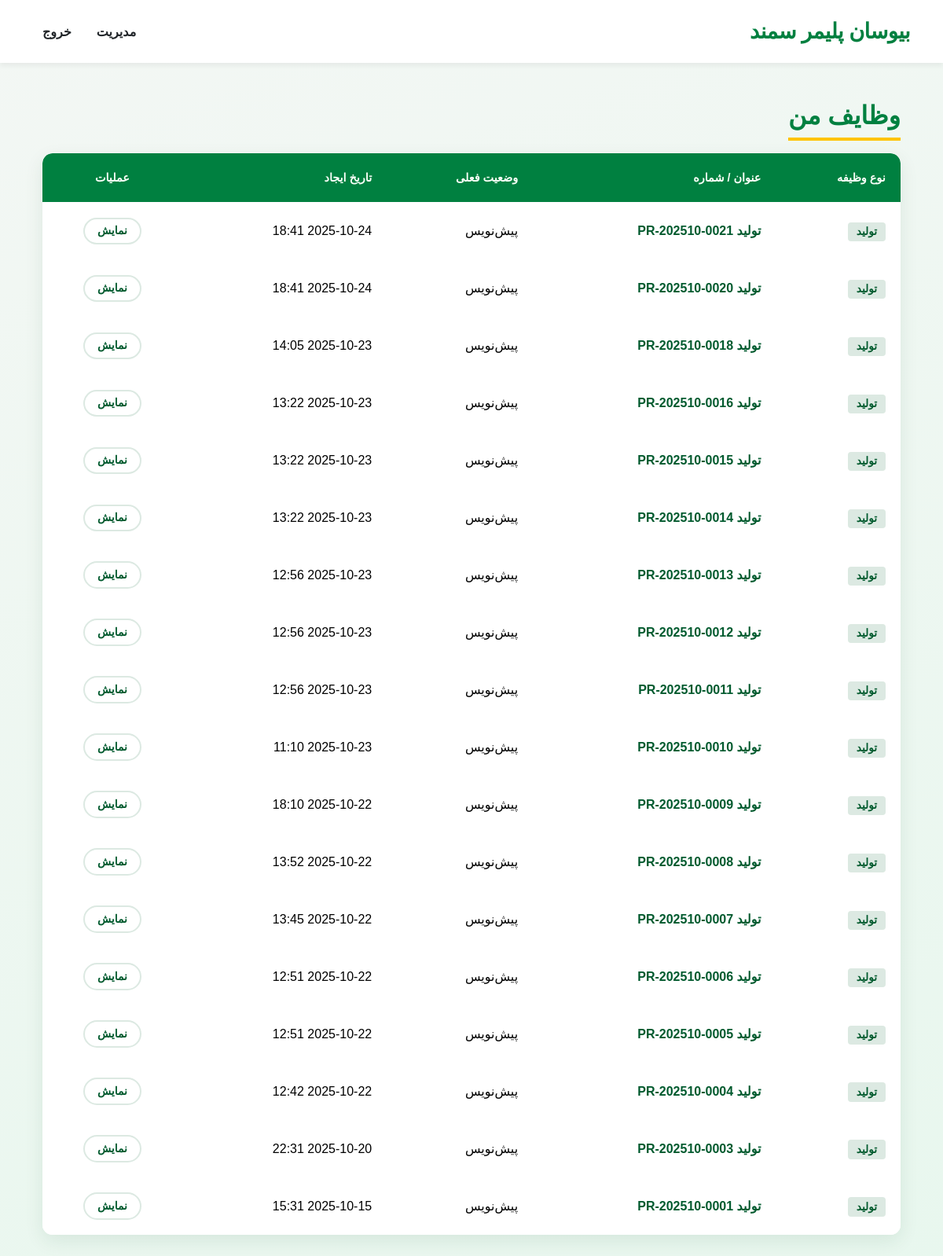
The app's page /my-tasks/ (signed in) with its own data.
### planning/models.py (models this page shows, shortened)
class ProductionRequest(models.Model):
    created_by = models.ForeignKey(User, on_delete=models.PROTECT, related_name="prodreq_created")
    created_at = models.DateTimeField(auto_now_add=True)
    status = models.CharField(max_length=32, choices=ProductionStatus.choices, default=ProductionStatus.DRAFT)
    request_date = models.DateField(auto_now_add=True)
    request_number = models.CharField(max_length=20, unique=True, editable=False)
    planning_signed_by = models.ForeignKey(User, null=True, blank=True, on_delete=models.SET_NULL, related_name="prodreq_planning_signed")
    planning_signed_at = models.DateTimeField(null=True, blank=True)
    factory_signed_by  = models.ForeignKey(User, null=True, blank=True, on_delete=models.SET_NULL, related_name="prodreq_factory_signed")
    factory_signed_at  = models.DateTimeField(null=True, blank=True)
    canceled_by = models.ForeignKey(User, null=True, blank=True, on_delete=models.SET_NULL, related_name="prodreq_canceled")
    canceled_at = models.DateTimeField(null=True, blank=True)
    cancel_reason = models.TextField(blank=True)
    class Meta:
        ordering = ["-created_at"]

### core/views.py (the view, shortened to what this page needs)
# urls.py: path('my-tasks/', views.MyTasksView.as_view(), name='my_all_tasks'),
class MyTasksView(LoginRequiredMixin, ListView):
    template_name = 'core/my_all_tasks.html'
    context_object_name = 'tasks'
    paginate_by = 20
    def get_queryset(self):
        user = self.request.user
        if not hasattr(user, 'profile'):
            return []
        role = user.profile.user_type
        all_tasks = []
        sales_q = Q()
        if role == 'sales_manager':
            sales_q |= Q(status=OrderStatus.DRAFT)
        elif role == 'finance_manager':
            sales_q |= Q(status=OrderStatus.SALES_APPROVED)
        elif role == 'management':
            sales_q |= Q(status=OrderStatus.FINANCE_APPROVED)
        overtime_q = Q()
        if role == 'administrative_officer':
            overtime_q |= Q(status=OvertimeStatus.ADMIN_PENDING)
        elif role == 'factory_manager':
            overtime_q |= Q(status=OvertimeStatus.FACTORY_PENDING)
        elif role == 'management':
            overtime_q |= Q(status=OvertimeStatus.MANAGEMENT_PENDING)
        production_q = Q()
        if role == 'factory_planner':
            production_q |= Q(status=ProductionStatus.DRAFT)
        elif role == 'factory_manager':
            production_q |= Q(status=ProductionStatus.PLANNING_SIGNED)
        elif role == 'management':
            pass
        if production_q:
            production_tasks = ProductionRequest.objects.filter(production_q)
            for task in production_tasks:
                try:
                    all_tasks.append({
                        'type': 'production',
                        'type_display': 'تولید',
                        'title': f"تولید {task.request_number}",
                        'status': task.get_status_display(),
                        'date': task.created_at,
                        'url': reverse('planning:prodreq_detail', args=[task.pk])
                    })
                except NoReverseMatch:
                    pass
        general_q = Q()
        if role == 'factory_manager':
            general_q |= Q(status=RequestStatus.CREATOR_APPROVED)
        elif role == 'management':
            general_q |= Q(status=RequestStatus.FACTORY_APPROVED)
        filter_type = self.request.GET.get('type')
        if filter_type:
            all_tasks = [task for task in all_tasks if task['type'] == filter_type]
        all_tasks.sort(key=lambda x: x['date'], reverse=True)
        return all_tasks
    def get_context_data(self, **kwargs):
        context = super().get_context_data(**kwargs)
        context['current_filter'] = self.request.GET.get('type', '')
        user = self.request.user
        role = getattr(getattr(user, "profile", None), "user_type", None) # Safe access
        available_filters = {}
        if role in ['sales_manager', 'finance_manager', 'management']:
            available_filters['sales'] = 'فروش'
        if role in ['factory_planner', 'factory_manager', 'management']: # Added management here if needed
            available_filters['production'] = 'تولید'
        if role in ['administrative_officer', 'factory_manager', 'management']:
            available_filters['overtime'] = 'اضافه‌کاری'
        if role in ['factory_manager', 'management']:
            available_filters['general'] = 'درخواست عمومی'
        context['available_filters'] = available_filters
        return context

### core/templates/core/my_all_tasks.html (shortened to what this page needs)
{% extends "base.html" %}
{% load static %}
{% block content %}
<link rel="stylesheet" href="{% static 'css/list_styles.css' %}">
<div class="container" dir="rtl">
    <div class="d-flex justify-content-between align-items-center mb-3">
        <h2 class="m-0">وظایف من</h2>
    </div>
    <div class="table-responsive">
        <table class="table table-hover align-middle">
            <thead class="table-light">
                <tr>
                    <th>نوع وظیفه</th>
                    <th>عنوان / شماره</th>
                    <th>وضعیت فعلی</th>
                    <th>تاریخ ایجاد</th>
                    <th class="text-center">عملیات</th>
                </tr>
            </thead>
            <tbody>
                {% for task in tasks %}
                <tr>
                    <td>
                        <span class="badge">{{ task.type_display }}</span>
                    </td>
                    <td>{{ task.title }}</td>
                    <td>{{ task.status }}</td>
                    <td>{{ task.date|date:"Y-m-d H:i" }}</td>
                    <td class="text-center">
                        <a href="{{ task.url }}" class="btn btn-outline-secondary btn-sm">
                            نمایش
                        </a>
                    </td>
                </tr>
                {% empty %}
                <tr>
                    <td colspan="5" class="text-center text-muted">شما هیچ وظیفه‌ی فعالی ندارید.</td>
                </tr>
                {% endfor %}
            </tbody>
        </table>
    </div>
</div>
{% endblock %}

### static/css/main.css (style rules this page uses)
:root { --bsp-primary-color: #008040; --bsp-accent-color: #008040; --bsp-secondary-color: #005a2e; --bsp-background-light: #F8F9FA; --bsp-surface-white: #FFFFFF; --bsp-text-dark: #212529; --bsp-yellow-accent: #FFC300; --color-bg-light: #f3f7f4; }
body { background: linear-gradient(160deg, var(--color-bg-light), #e8f7ee); font-family: 'Vazirmatn', sans-serif; background-color: var(--bsp-background-light); color: var(--bsp-text-dark); line-height: 1.7; }

### static/css/list_styles.css (style rules this page uses)
:root { --color-primary: #008040; --color-primary-dark: #005a2e; --color-accent: #FFC300; --color-bg-light: #f3f7f4; --color-surface: #ffffff; --color-text: #1a3323; --color-text-light: #f9fff8; --color-border-soft: #dce9e2; --shadow-base: 0 8px 25px rgba(0, 80, 40, 0.09); --radius: 0.8rem; --transition-speed: 0.2s; }
body { background: linear-gradient(160deg, var(--color-bg-light), #e8f7ee); }
.container[dir="rtl"] h2 { color: var(--color-primary); font-weight: 800; border-bottom: 4px solid var(--color-accent); padding-bottom: 0.5rem; display: inline-block; }
.table-responsive { border-radius: var(--radius); box-shadow: var(--shadow-base); overflow: hidden; }
.table { background: var(--color-surface); margin-bottom: 0; border-collapse: collapse; }
.table thead.table-light th { background: var(--color-primary); color: var(--color-text-light); font-weight: 700; font-size: 0.9rem; padding: 1.2rem; vertical-align: middle; border: none; }
.table thead th:first-child { border-top-right-radius: var(--radius); }
.table thead th:last-child { border-top-left-radius: var(--radius); text-align: center; }
.table tbody td { padding: 1.2rem; vertical-align: middle; border: none; }
.table tbody td:nth-child(1), .table tbody td:nth-child(2) { font-weight: 600; color: var(--color-primary-dark); }
.table tbody tr:nth-of-type(even) { background-color: var(--color-bg-light); }
.table .btn-sm { font-weight: 600; padding: 0.3rem 1rem; border-radius: 20px; border-width: 2px; transition: all var(--transition-speed) ease; }
.table .btn-outline-secondary { color: var(--color-primary-dark); border-color: var(--color-border-soft); }
.table .badge { padding: 0.4em 0.8em; font-size: 0.85rem; font-weight: 600; border-radius: 4px; background-color: var(--color-border-soft); color: var(--color-primary-dark); border: none; }

### records on screen
ProductionRequest: date "2025-10-24 18:41"
ProductionRequest: date "2025-10-24 18:41"
ProductionRequest: date "2025-10-23 14:05"
ProductionRequest: date "2025-10-23 13:22"
ProductionRequest: date "2025-10-23 13:22"
ProductionRequest: date "2025-10-23 13:22"
ProductionRequest: date "2025-10-23 12:56"
ProductionRequest: date "2025-10-23 12:56"
ProductionRequest: date "2025-10-23 12:56"
ProductionRequest: date "2025-10-23 11:10"
ProductionRequest: date "2025-10-22 18:10"
ProductionRequest: date "2025-10-22 13:52"
ProductionRequest: date "2025-10-22 13:45"
ProductionRequest: date "2025-10-22 12:51"
ProductionRequest: date "2025-10-22 12:51"
ProductionRequest: date "2025-10-22 12:42"
ProductionRequest: date "2025-10-20 22:31"
ProductionRequest: date "2025-10-15 15:31"

### other values on screen
{{ task.type_display }} "تولید" "تولید" "تولید" "تولید" "تولید" "تولید" "تولید" "تولید" "تولید" "تولید" "تولید" "تولید" "تولید" "تولید" "تولید" "تولید" "تولید" "تولید"
{{ task.title }} "تولید PR-202510-0021" "تولید PR-202510-0020" "تولید PR-202510-0018" "تولید PR-202510-0016" "تولید PR-202510-0015" "تولید PR-202510-0014" "تولید PR-202510-0013" "تولید PR-202510-0012" "تولید PR-202510-0011" "تولید PR-202510-0010" "تولید PR-202510-0009" "تولید PR-202510-0008" "تولید PR-202510-0007" "تولید PR-202510-0006" "تولید PR-202510-0005" "تولید PR-202510-0004" "تولید PR-202510-0003" "تولید PR-202510-0001"
{{ task.status }} "پیش‌نویس" "پیش‌نویس" "پیش‌نویس" "پیش‌نویس" "پیش‌نویس" "پیش‌نویس" "پیش‌نویس" "پیش‌نویس" "پیش‌نویس" "پیش‌نویس" "پیش‌نویس" "پیش‌نویس" "پیش‌نویس" "پیش‌نویس" "پیش‌نویس" "پیش‌نویس" "پیش‌نویس" "پیش‌نویس"
